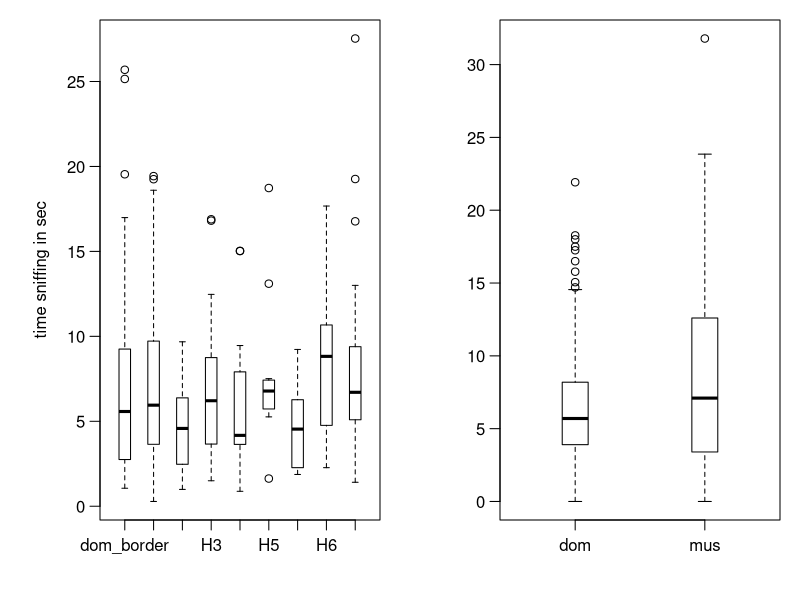
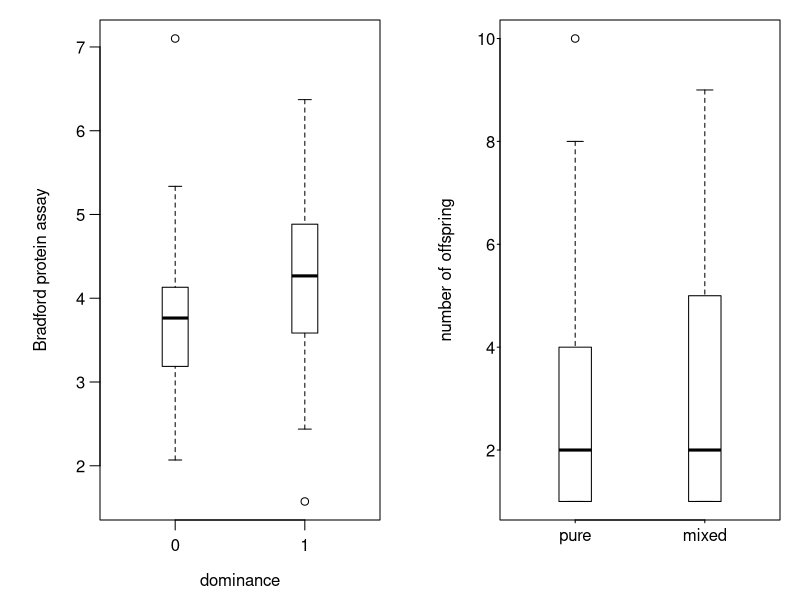
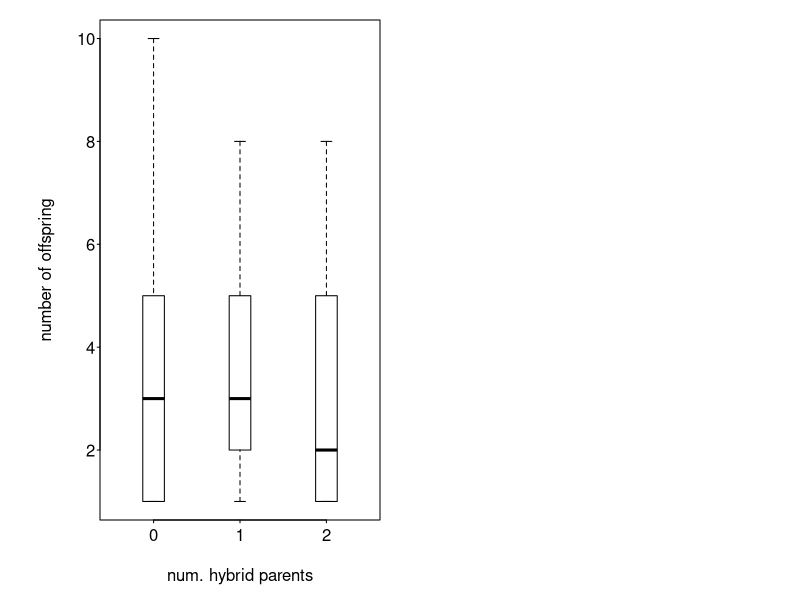

These figures' R source, in order:
getwd ()
#install.packages ("readxl")
library(readxl)
Mus1UsedData <- read_excel("Mus1UsedData.xlsx")
View(Mus1UsedData)
d = read.table (file = "Peromyscus_matechoice.txt", header = TRUE, sep = "\t")
HybridFert <- read_excel("HybridFertilityData.xlsx")
#'I want to change my hypothesis to mice that are pure bred (non hybrids) have more offspring than mixed bred (hybrids).'
#'For my graph, I would want number of offspring on the y axis and two groups, 'pure' and 'mixed' on the x axis. I would like the chart to have the large block with the error bars.'
#'For my simple analysis plan, I would like to prefrom a 2 sample variance test to see if variance is the same. If that pans out to be equal, then I want to do a one-tailed t-Test to see if the pure group have more offspring than the mixed group.'
#'


# urine sniffing thing
udat1 <- read.csv("Yasmin et al 2014.csv")
udat1 <- udat1[,1:10]
udat2 <- read.csv("Smadja et al 2015.csv")
udat3 <- read.csv ("y1.csv")
udat4 <- read.csv ("y2.csv")
getwd ()

par(mar=c(4,5,1,1), las=1, mgp=c(2.5, 0.75, 0), mfrow=c(1,2))
boxplot(udat1$A_snif_.s. ~ udat1$stimA, boxwex=0.4, xlab="", ylab="time sniffing in sec", col='white')
boxplot(udat2[,9], udat2[,10], boxwex=0.2, col='white', names=c("dom", "mus"))

aov(udat1$A_snif_.s. ~ udat1$stimA)



##############
ndat <- read.csv("Nelson2015_edit.csv")
head(ndat)

par(mar=c(4,5,1,1), las=1, mgp=c(2.5, 0.75, 0))
boxplot(ndat$Bradford.Protein.Assay~ndat$Dominance.Status, boxwex=0.2, col='white', xlab="dominance", ylab="Bradford protein assay")

###############
x <- read.csv("allmice_Mus.csv")
head(x)
#x$inbreeding.coefficient <- gsub("n.a.", NA, x$inbreeding.coefficient)
x$inbreeding.coefficient <- as.numeric(x$inbreeding.coefficient)
Year <- x$Birth
Year <- sapply(Year, function(x) strsplit(x, "/")[[1]][3])
#'So, right now I am think about looking at how an inbreeding coefficient of 0.25 does in regards to number of offspring between mates with inbreeding coefficients of 0.25, 0.15, and 0.0.'
#'I can use 2007 data as a control or the 0.0 inbreeding coefficent data pool and the I can use 2008-09 data for 0.25 and 2009 data for 0.15 inbreeding coefficent.'
#'This makes my current hypothesis, "As the inbreeding coefficent increases, the number of offspring had per litter decreases.'
#'
#'I looked into the paper a bit more, and I was still not sure what those data were. However, there was another excel document that had the genotype of the mother and father mice and how many offspring they had.'
#'Could I test when two purebred mice of the same genotype, so both GG or FF, they have more offspring than when two purebred but opp. genotypes, so a GG mating with a FF, and better than when two hybrids mate with one another, or when one purebred and one hybrid mate with each other?'
#'So basically, the testable hypothesis would be that a breeding event that creates all purebred offspring will have more offspring in the liter than a breeding event that did not produce all purebred offspring.'

#'Actually, I can do the hybrid hypo on just the F1 matings and then for all matings I can do inbreeding's effects, three groups - no inbred, mother-son/daughter-father, and fullsibs.'
#'
#'Can we make a box plot for breedings events that will produce hybyrids vs ones that do not, removing phase 10. Maybe after this draft, it would be good to go back in and remodel this a bit, incorperating phase ten and turining the origins into percent G or F and then use to to determine approx. how many of offspring would be hybrid (not 100% G or F) or pure (100% G or F) and use that to better analyze how the production of hybrid offspring affect number of offspring.'
#'Also, can we do a one tailed t-test to see if events that produce all purebreds have a larger liter size than events that create hybrids?' 
#'
offspring <- read.csv("MonteroOffspringData.csv")

head(offspring)


# First, exclude phase 10
DropPhase10 <- which(offspring$Phase_siring != 10)
offspring1 <- offspring[DropPhase10,]

Pairing <- apply(offspring1, 1, function(x) paste(x[9], x[10], sep=""))
isHybrid <- sapply(Pairing, function(x) length(unique(strsplit(x, split="")[[1]]))) - 1

par(mar=c(4,5,1,1), las=1, mgp=c(2.25, 0.25, 0), tck=-0.01)
boxplot(offspring1$Number_offspring ~ isHybrid, boxwex=0.25, col='white', xlab="", ylab="number of offspring", names=c("pure", "mixed"))
t.test(offspring1$Number_offspring~isHybrid)


# Second, percent hybrid offspring
percMixed <- function(mother, father){
  Mgams <- strsplit(mother, split="")[[1]]
  Fgams <- strsplit(father, split="")[[1]]

  if ("." %in% Mgams) {
      Mgams <- Mgams[-which(Mgams == ".")]
  }
  if ("." %in% Fgams) {
    Fgams <- Fgams[-which(Fgams == ".")]
  }
  out <- c()
  out[1] <- ifelse(length(unique(Mgams)) == 1, 0, 1)
  out[2] <- ifelse(length(unique(Fgams)) == 1, 0, 1)
  return(out)
}

crossType <- apply(offspring, 1, function(x) percMixed(x[9], x[10]))
crossTypeScore <- apply(crossType, 2, sum)

par(mar=c(4,5,1,1), las=1, mgp=c(2.25, 0.25, 0), tck=-0.01)
boxplot(offspring$Number_offspring ~ crossTypeScore, boxwex=0.25, col='white', xlab="num. hybrid parents", ylab="number of offspring", names=c("0", "1", "2"))
ANOVA <- aov(offspring$Number_offspring~crossTypeScore)
summary(ANOVA)
ANOVA2 <- lm(offspring$Number_offspring~ 1 + crossTypeScore)
summary(ANOVA2)



